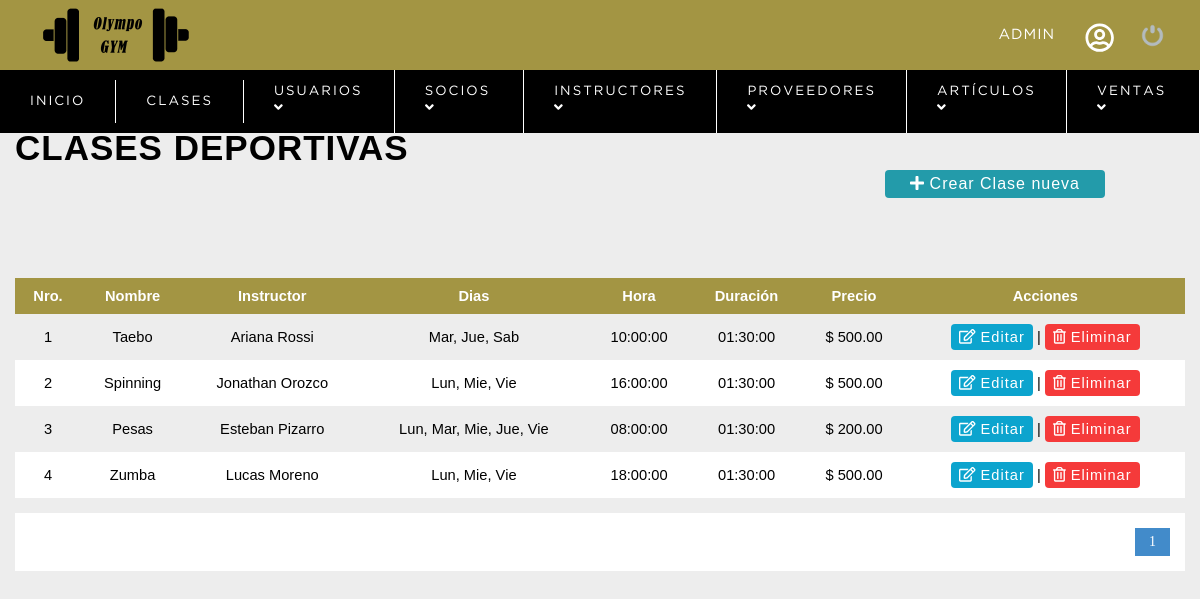
Page /sistema/clases.php (signed in) on the committed database.
### tables this page shows
CREATE TABLE `clases` (
  `IdClase` int(11) NOT NULL,
  `Cod_Instructor` int(11) NOT NULL,
  `NombreC` varchar(50) NOT NULL,
  `Dias` varchar(100) NOT NULL,
  `Hora` time NOT NULL,
  `Duracion` time NOT NULL,
  `Costo_Clase` decimal(8,2) NOT NULL
);

CREATE TABLE `instructores` (
  `Id_Instructor` int(11) NOT NULL,
  `Nombre` varchar(50) NOT NULL,
  `Dni` int(10) UNSIGNED NOT NULL,
  `Direccion` varchar(50) NOT NULL,
  `Telefono` int(11) NOT NULL,
  `Email` varchar(50) NOT NULL,
  `Sueldo` decimal(8,2) NOT NULL
);

### sistema/clases.php (the view, shortened to what this page needs)
<?php
    include "../conexion.php";
?>
<!DOCTYPE html>
<html lang="en">
<head>
	<?php include "includes/scripts.php"; ?>
</head>
<body>
    <?php include "includes/header.php"; ?>
	<section id="container">
		<h1>CLASES DEPORTIVAS</h1>
        <div class="form_search">
            <a href="registro_clase.php" class="btn_new"><i class="fas fa-plus"></i> Crear Clase nueva</a>
        </div>
    <div class="containerTable">
        <table>
            <tr>
                <th>Nro.</th>
                <th>Nombre</th>
                <th>Instructor</th>
                <th>Dias</th>
                <th>Hora</th>
                <th>Duración</th>
                <th>Precio</th>
                <th>Acciones</th>
            </tr>
            <?php
                $sql_registe = mysqli_query($conexionDB,"SELECT COUNT(*) AS total_registro FROM clases");
                $result_register = mysqli_fetch_array($sql_registe);
                $total_registro = $result_register['total_registro'];
                $por_pagina = 10;
                if(empty($_GET['pagina'])){
                    $pagina = 1;
                } else {
                    $pagina = $_GET['pagina'];
                }
                $desde = ($pagina-1) * $por_pagina;
                $total_paginas = ceil($total_registro / $por_pagina);
                $query = mysqli_query($conexionDB,"SELECT c.IdClase, c.NombreC, c.Dias, c.Hora, c.Duracion, c.Costo_Clase, i.Nombre
                                                    FROM clases c INNER JOIN instructores i ON c.Cod_Instructor = i.Id_Instructor
                                                    ORDER BY c.IdClase ASC LIMIT $desde,$por_pagina");
                $result = mysqli_num_rows($query);
                if($result > 0){
                    while ($data = mysqli_fetch_array($query)){
                    ?>
                        <tr>
                            <td><?php echo $data["IdClase"]; ?></td>
                            <td><?php echo $data["NombreC"]; ?></td>
                            <td><?php echo $data["Nombre"]; ?></td>
                            <td><?php echo $data["Dias"]; ?></td>
                            <td><?php echo $data["Hora"]; ?></td>
                            <td><?php echo $data["Duracion"]; ?></td>
                            <td>$ <?php echo $data["Costo_Clase"]; ?></td>
                            <td>
                                <a class="link_edit" href="editar_clase.php?id=<?php echo $data["IdClase"]; ?>"><i class="far fa-edit"></i> Editar</a>
                                <?php if($_SESSION['rol'] == 1){ ?>
                                |
                                <a class="link_delete" href="eliminar_clase.php?id=<?php echo $data["IdClase"]; ?>"><i class="far fa-trash-alt"></i> Eliminar</a>
                                <?php } ?>
                            </td>
                        </tr>
            <?php
                    }
                }
            ?>
        </table>
    </div>
        <div class="paginador">
            <ul>
            <?php
                for($i=1; $i <= $total_paginas; $i++){
                    if($i == $pagina){
                        echo '<li class="pageSelected">'.$i.'</li>';
                    } else {
                        echo '<li><a href="?pagina='.$i.'">'.$i.'</a></li>';
                    }
                }
            ?>
            </ul>
        </div>
	</section>
</body>
</html>

### sistema/css/style.css (style rules this page uses)
* { margin: 0; padding: 0; box-sizing: border-box; }
body { background: #ededed; }
h1, h2, h3, h4, h5, h6 { font-family: 'arial'; font-weight: bold; letter-spacing: 1px; }
h1 { font-size: 26px; }
a { text-decoration: none; font-family: arial; letter-spacing: 1px; }
#container { padding: 90px 15px 15px; }
#container h1 { font-size: 35px; display: inline-block; margin: 38px auto 5px auto; }
.btn_new { display: inline-block; background: #239baa; color: #fff; padding: 5px 25px; border-radius: 4px; margin: 20px; }
table { border-collapse: collapse; font-size: 11pt; font-family: 'arial'; width: 100%; }
table th { text-align: center; padding: 10px; background: #a39543; color: #fff; }
table tr:nth-child(odd) { background: #fff; }
table td { padding: 10px; }
table tr { text-align: center; }
.link_edit { display: inline-block; background: #0ca4ce; color: #fff; padding: 5px 8px; border-radius: 4px; }
.link_delete { display: inline-block; background: #f53a3a; color: #fff; padding: 5px 8px; border-radius: 4px; }
.paginador ul { padding: 15px; list-style: none; background: #FFF; margin-top: 15px; display: -webkit-flex; display: -moz-flex; display: -ms-flex; display: -o-flex; display: flex; justify-content: flex-end; }
.paginador a, .pageSelected { color: #428bca; border: 1px solid #ddd; padding: 5px; display: inline-block; font-size: 14px; text-align: center; width: 35px; }
.pageSelected { color: #FFF; background: #428bca; border: 1px solid #428bca; }
.form_search { display: -webkit-flex; display: -moz-flex; display: -ms-flex; display: -o-flex; display: flex; float: right; background: initial; padding: 10px; border-radius: 10px; margin: 50px; }

### rows in the picture
clases: IdClase "1", NombreC "Taebo", Cod_Instructor.Nombre "Ariana Rossi", Dias "Mar, Jue, Sab", Hora "10:00:00", Duracion "01:30:00", Costo_Clase "500.00"
clases: IdClase "2", NombreC "Spinning", Cod_Instructor.Nombre "Jonathan Orozco", Dias "Lun, Mie, Vie", Hora "16:00:00", Duracion "01:30:00", Costo_Clase "500.00"
clases: IdClase "3", NombreC "Pesas", Cod_Instructor.Nombre "Esteban Pizarro", Dias "Lun, Mar, Mie, Jue, Vie", Hora "08:00:00", Duracion "01:30:00", Costo_Clase "200.00"
clases: IdClase "4", NombreC "Zumba", Cod_Instructor.Nombre "Lucas Moreno", Dias "Lun, Mie, Vie", Hora "18:00:00", Duracion "01:30:00", Costo_Clase "500.00"

### other values in the picture
$_SESSION['user'] "ADMIN"
